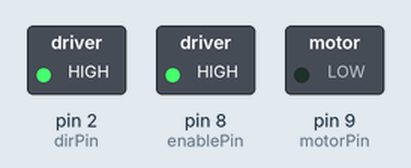
A sketch run on a simulated Arduino Uno, built with avr-gcc and run on an emulated ATmega328P. Parts: switched loads named in the sketch (green lamp = pin HIGH).

Above: at 0.1 s.
At 20.1 s:
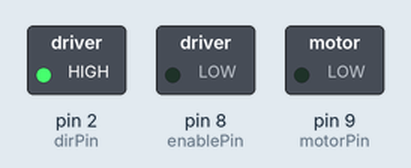
Timing chart, 0 to 21.6 s (numbered marks = the images above):
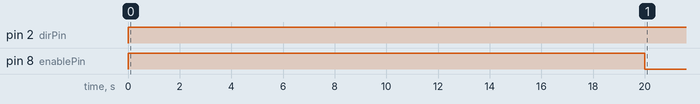

Measured:
- by itself, pin 2 (dirPin): LOW → HIGH at 0.00 s
- by itself, pin 8 (enablePin): HIGH → LOW at 20.0 s

The sketch:

Motor_Test.ino
```cpp
// Pin definitions
const int enablePin = 8;  // Pin 8 is connected to E1 (Enable)
const int motorPin = 9;   // Pin 9 is connected to M1 (Motor Positive)
const int dirPin = 2;     // Pin 2 is connected to DIR input (direction control)

void setup() {
  // Set motor control pins as outputs
  pinMode(enablePin, OUTPUT);  // Enable the motor driver
  pinMode(motorPin, OUTPUT);   // Motor positive terminal
  pinMode(dirPin, OUTPUT);     // Direction control

  // Enable the motor driver (E1 pin set to HIGH)
  digitalWrite(enablePin, HIGH);
}

void loop() {
  // Set motor direction to clockwise
  digitalWrite(dirPin, HIGH); // HIGH for clockwise, LOW for counterclockwise

  // Run motor in clockwise direction for 2 seconds
  delay(20000);

  // Stop motor
  digitalWrite(enablePin, LOW);   // Set E1 to LOW to stop the motor
}
```
